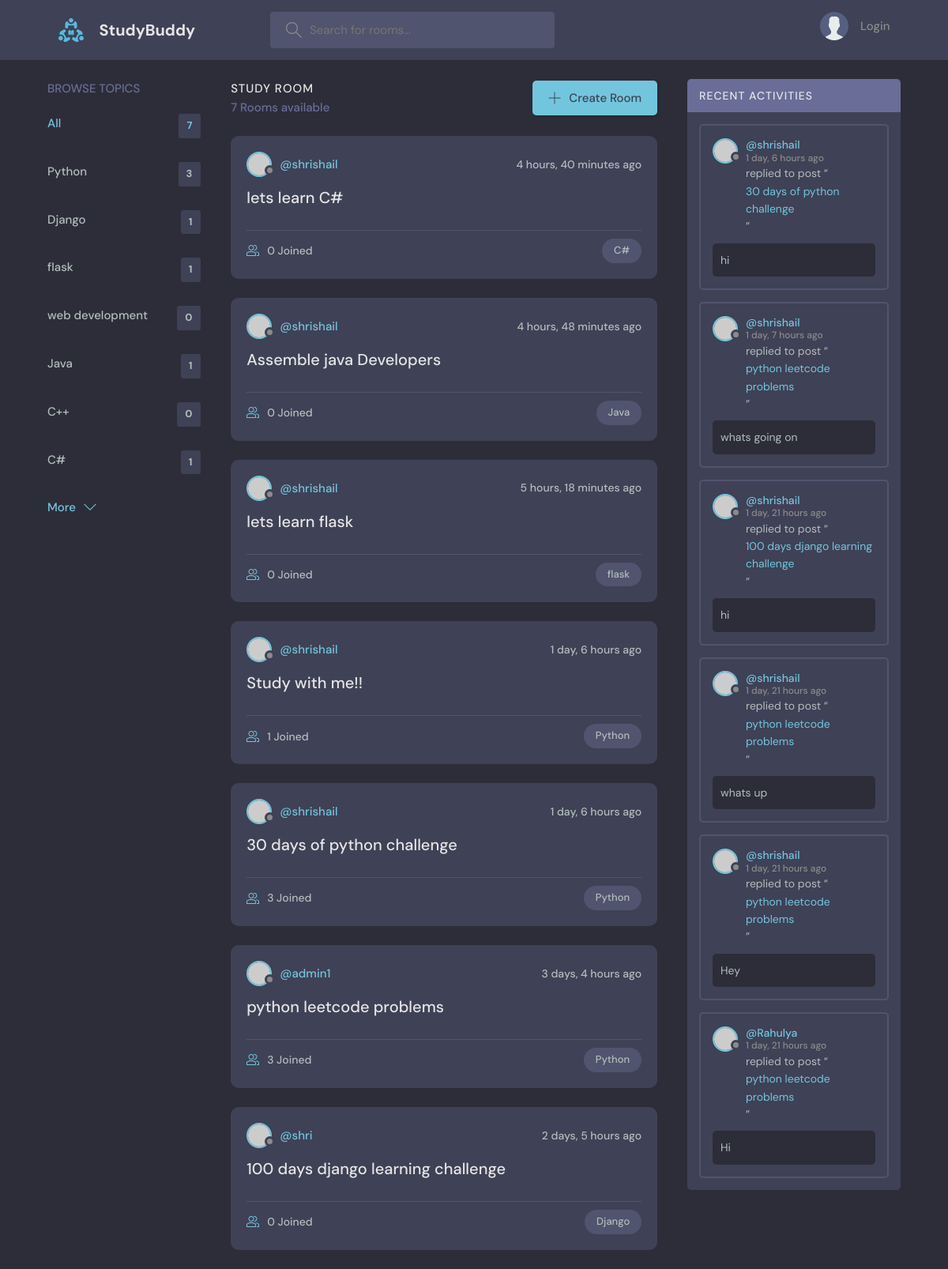
Before: / with the older database file.
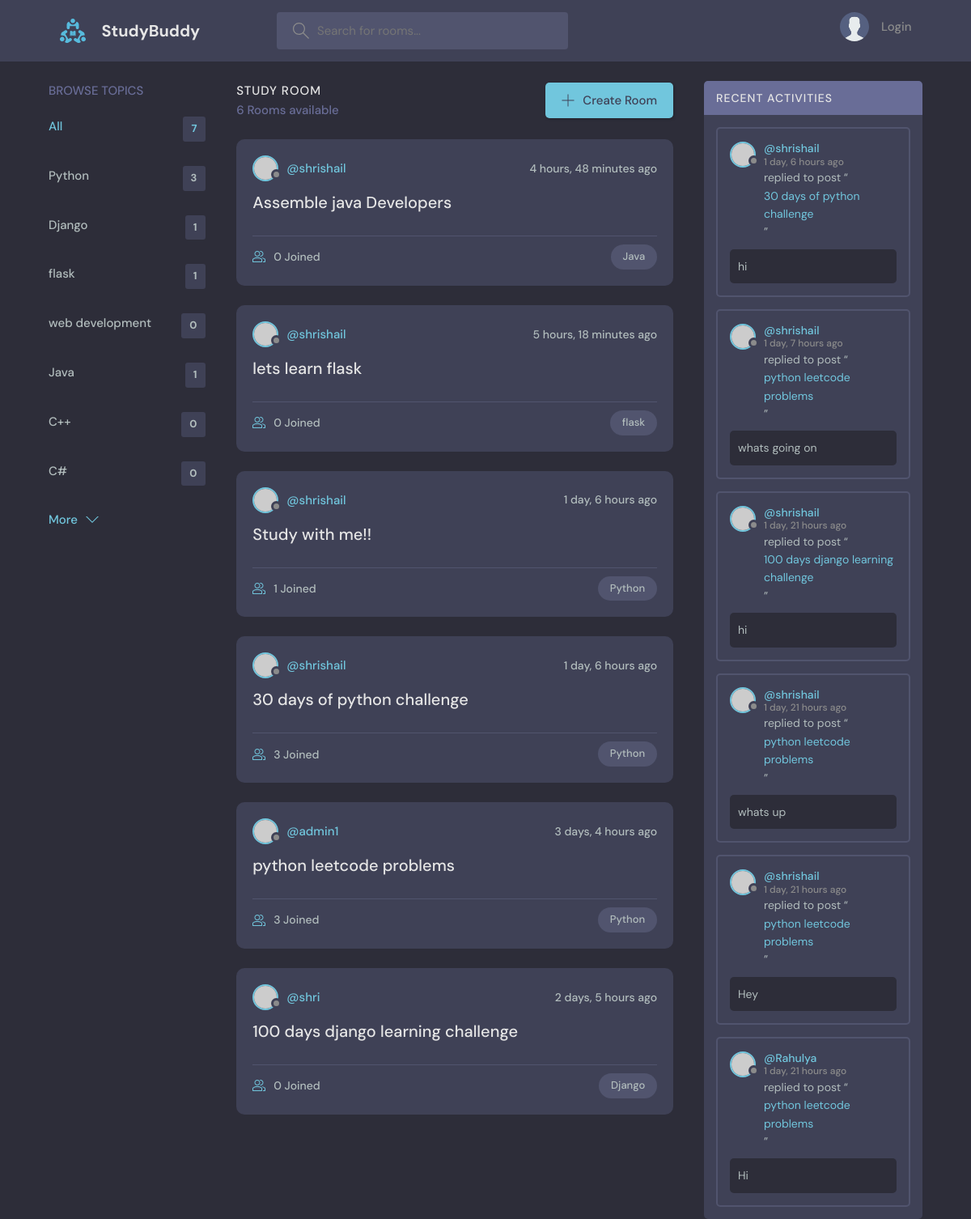
After: the same page with the newer database file.
### base/models.py (models this page shows, shortened)
class Topic(models.Model):
    name = models.CharField(max_length=200)

class Room(models.Model):
    host = models.ForeignKey(User, on_delete=models.SET_NULL, null=True,blank=True)
    topic = models.ForeignKey(Topic, on_delete=models.SET_NULL, null=True, blank=True)
    name = models.CharField(max_length=100)
    description = models.TextField(null=True, blank=True)
    participants = models.ManyToManyField(User, related_name='participants', blank=True)
    updated = models.DateTimeField(auto_now=True)
    created = models.DateTimeField(auto_now_add=True)
    def __str__(self):
        return self.name
    class Meta:
        ordering = ('-updated','-created')

class Message(models.Model):
    user = models.ForeignKey(User, on_delete=models.CASCADE)
    room = models.ForeignKey(Room, on_delete=models.CASCADE)
    body = models.TextField()
    updated = models.DateTimeField(auto_now=True)
    created = models.DateTimeField(auto_now_add=True)
    class Meta:
        ordering = ('-updated','-created')

### base/views.py (the view)
# urls.py: path('',views.home,name='home'),
def home(request):
    q = request.GET.get('q') if request.GET.get('q') !=  None  else ''
    rooms = Room.objects.filter(
        Q(topic__name__icontains = q) |
        Q(name__icontains = q) |
        Q(description__icontains = q)
    )
    room_messages = Message.objects.filter(Q(room__topic__name__icontains = q))
    topics = Topic.objects.all()
    room_count = rooms.count()
    context = {'rooms':rooms, 'topics':topics,'room_count':room_count, 'room_messages':room_messages}
    return render(request, 'base/home.html',context)

### base/templates/base/home.html (shortened to what this page needs)
{% extends 'main.html' %}
{% block content %}
    <main class="layout layout--3">
      <div class="container">
        {% include 'base/topic_component.html' %}
        <div class="roomList">
          <div class="roomList__header">
            <div>
              <h2>Study Room</h2>
              <p>{{room_count}} Rooms available</p>
            </div>
            <a class="btn btn--main" href="{% url 'create-room' %}">
              <svg version="1.1" xmlns="http://www.w3.org/2000/svg" width="32" height="32" viewBox="0 0 32 32">
                <title>add</title>
                <path
                  d="M16.943 0.943h-1.885v14.115h-14.115v1.885h14.115v14.115h1.885v-14.115h14.115v-1.885h-14.115v-14.115z"
                ></path>
              </svg>
              Create Room
            </a>
          </div>
          {% include 'base/feed_component.html' %}
        </div>
        {% include 'base/activity_component.html' %}
      </div>
    </main>
    {% endblock  %}

### base/templates/base/topic_component.html
<div class="topics">
  <div class="topics__header">
    <h2>Browse Topics</h2>
  </div>
  <ul class="topics__list">
    <li>
      <a href="{% url 'home' %}" class="active">All <span>{{topics.count}}</span></a>
    </li>
    {% for topic in topics %}
    <li>
      <a href="{% url 'home'%}?q={{topic.name}}">{{topic.name}} <span>{{topic.room_set.all.count}}</span></a>
    </li>
    {% endfor %}
  </ul>
  <a class="btn btn--link" href="{% url 'topics' %}">
    More
    <svg version="1.1" xmlns="http://www.w3.org/2000/svg" width="32" height="32" viewBox="0 0 32 32">
      <title>chevron-down</title>
      <path d="M16 21l-13-13h-3l16 16 16-16h-3l-13 13z"></path>
    </svg>
  </a>
</div>

### base/templates/base/feed_component.html (shortened to what this page needs)
{% for room in rooms %}
<div class="roomListRoom">
  <div class="roomListRoom__header">
    <a href="{% url 'user-profile' room.host.id %}" class="roomListRoom__author">
      <div class="avatar avatar--small">
        <img src="https://randomuser.me/api/portraits/women/11.jpg" />
      </div>
      <span>@{{room.host.username}}</span>
    </a>
    <div class="roomListRoom__actions">
      <span>{{room.created|timesince}} ago</span>
    </div>
  </div>
  <div class="roomListRoom__content">
    <a href="{% url 'room' room.id %}">{{room.name}}</a>
  </div>
  <div class="roomListRoom__meta">
    <a href="{% url 'room' room.id %}" class="roomListRoom__joined">
      {{room.participants.all.count}} Joined
    </a>
    <p class="roomListRoom__topic">{{room.topic.name}}</p>
  </div>
</div>
{% endfor %}

### base/templates/base/activity_component.html (shortened to what this page needs)
<div class="activities">
  <div class="activities__header">
    <h2>Recent Activities</h2>
  </div>
  {% for message in room_messages %}
  <div class="activities__box">
    <div class="activities__boxHeader roomListRoom__header">
      <a href="{% url 'user-profile' message.user.id %}" class="roomListRoom__author">
        <div class="avatar avatar--small">
          <img src="https://randomuser.me/api/portraits/women/11.jpg" />
        </div>
        <p>
          @{{message.user}}
          <span>{{message.created|timesince}} ago</span>
        </p>
      </a>
    </div>
    <div class="activities__boxContent">
      <p>replied to post “<a href="{% url 'room' message.room.id %}">{{message.room}}</a>”</p>
      <div class="activities__boxRoomContent">
        {{message.body}}
      </div>
    </div>
  </div>
  {% endfor %}
</div>

Changed rows visible on the page:
removed Room: host.username "shrishail", created "4 hours, 40 minutes", name "lets learn C#", participants.all.count "0", topic.name "C#"
computed for Topic (number 7 of 7 on the later page): room_set.all.count "1" → "0"
Other visible differences:
{{ room_count }}: "7" → "6"
